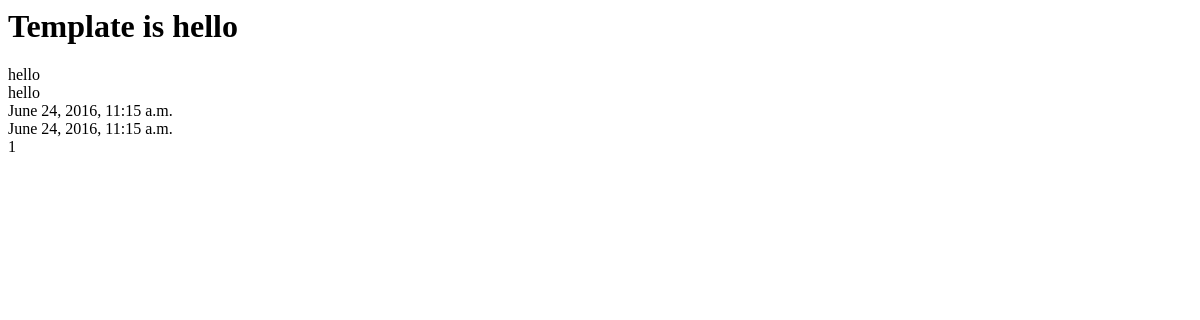
Page /posts/1/ on the earlier database version.
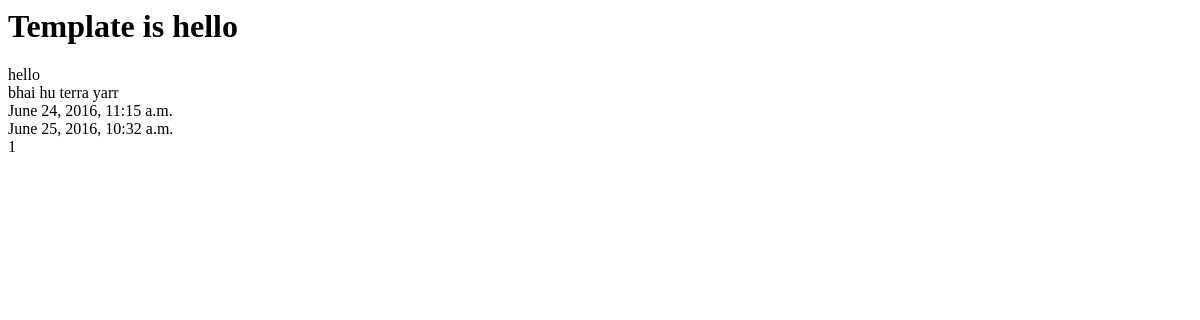
Same page on the later database version.
### posts/models.py (models this page shows, shortened)
class Post(models.Model):
	title = models.CharField(max_length=150)
	content = models.TextField()
	updated = models.DateTimeField(auto_now=True,auto_now_add=False)
	timestamp = models.DateTimeField(auto_now=False,auto_now_add=True)

### posts/views.py (the view)
# urls.py: url(r'^(?P<id>\d+)/$', post_detail,name='detail'),
def post_detail(request,id=None):
	instance = get_object_or_404(Post,id=id) # just a type of a query set
	context = {
	"title" : instance.title ,
	"inst" : instance
	}
	return render(request,"post_detail.html",context)

### templates/post_detail.html (shortened to what this page needs)
<html>
<head>
</head>
<body>
	<h1>Template is {{title}}</h1>
	{{inst.title}}</br>
	{{inst.content}}</br>
	{{inst.timestamp}}</br>
	{{inst.updated}}</br>
	{{inst.pk}}</br>
</body>
</html>

Differences in the rows shown:
changed Post "hello": content "hello" → "bhai hu terra yarr"; updated "June 24, 2016, 11:15 a.m." → "June 25, 2016, 10:32 a.m."
